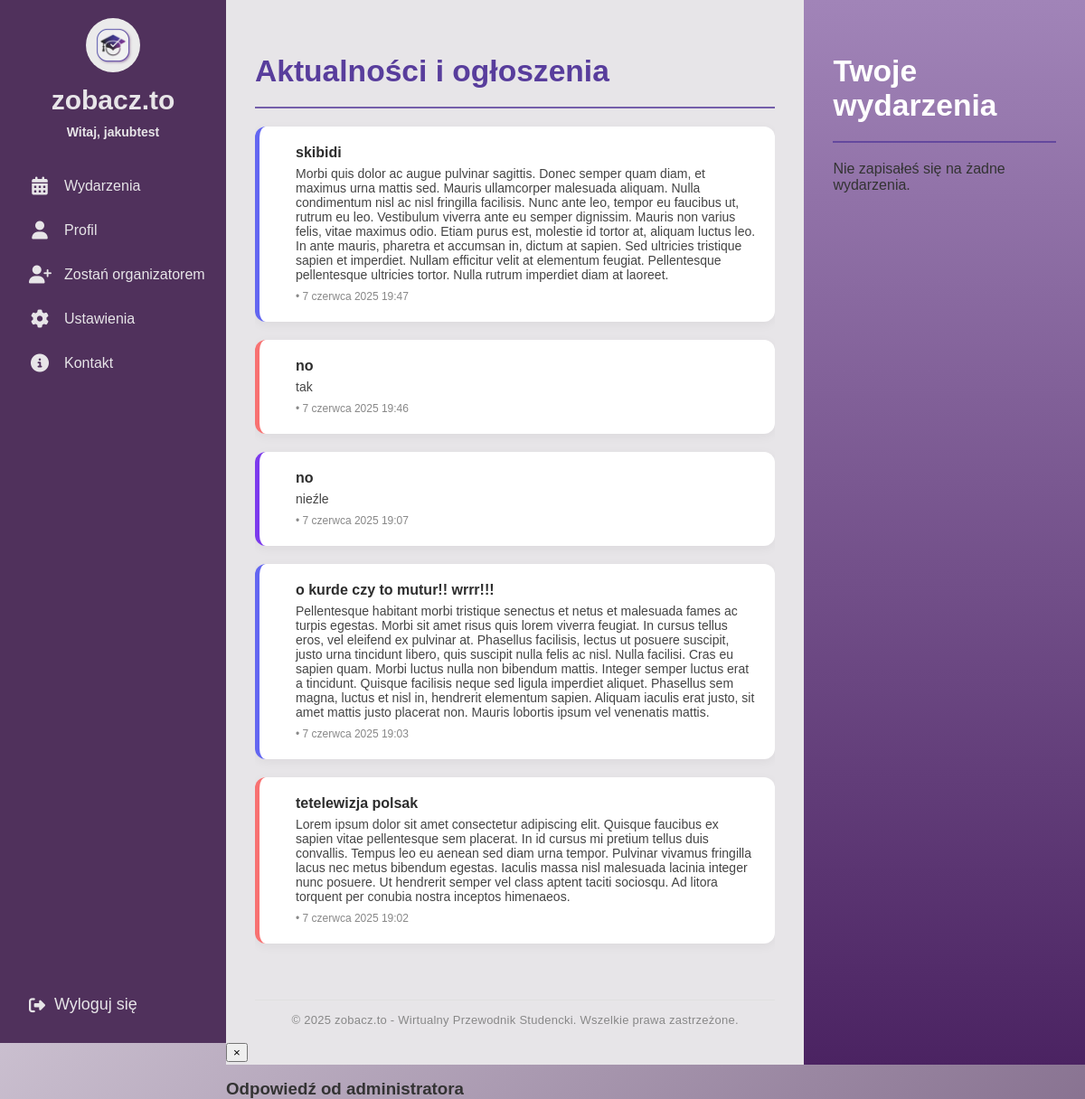
The app's page / (signed in) with its own data.
### events/models.py (models this page shows, shortened)
class Announcement(models.Model):
    CATEGORY_CHOICES = [
        ('ogloszenie', 'Ogłoszenie'),
        ('nowosc', 'Nowość'),
        ('wydarzenie', 'Wydarzenie'),
        ('informacja', 'Informacja'),
        ('edukacja', 'Edukacja'),
    ]
    title = models.CharField(max_length=200)
    content = models.TextField()
    category = models.CharField(max_length=20, choices=CATEGORY_CHOICES)
    created_at = models.DateTimeField(auto_now_add=True)

### events/views.py (the view, shortened to what this page needs)
# urls.py: 2. Add a URL to urlpatterns:  path('', views.home, name='home')
@login_required
def home(request):
    announcements = Announcement.objects.order_by('-created_at')[:5]
    admin_answers = []
    enrolled_events = [] # Initialize
    organizer_events = [] # Initialize
    is_student = False # Initialize boolean flags
    is_organizer = False
    is_admin = False # Initialize is_admin flag
    if request.user.is_authenticated:
        is_student = request.user.groups.filter(name='student').exists()
        is_organizer = request.user.groups.filter(name='organizer').exists()
        is_admin = request.user.groups.filter(name='admin').exists() # Set is_admin flag
        if is_student or is_organizer: # Only fetch answers if user is student or organizer
            admin_answers = ContactMessage.objects.filter(
                user=request.user,
                answer__isnull=False
            ).order_by('-created_at')
        if is_student:
            enrolled_events = Event.objects.filter(eventenrollment__user=request.user).order_by('date')
    context = {
        'announcements': announcements,
        'admin_answers': admin_answers,
        'enrolled_events': enrolled_events, # Always pass
        'organizer_events': organizer_events, # Always pass
        'is_student': is_student, # Always pass boolean flags for template logic
        'is_organizer': is_organizer, # Always pass boolean flags for template logic
        'is_admin': is_admin, # Pass the new is_admin flag
    }
    return render(request, 'home.html', context)

### templates/home.html (shortened to what this page needs)
{% extends "base.html" %}
{% load static %}
{% block content %}
<div class="main-content no-header">
  <div class="home-flex full-height">
    <div class="home-left flat">
      <div class="home-left-content">
        <h2>Aktualności i ogłoszenia</h2>
        <hr class="section-divider">
        <div class="announcement-list">
          {% if announcements %}
            {% for ann in announcements %}
              <div class="announcement-card {{ ann.category }}">
                <div class="announcement-text">
                  <h3>{{ ann.title }}</h3>
                  <p>{{ ann.content }}</p>
                  <span class="meta">{{ ann.category_display }} • {{ ann.created_at }}</span>
                </div>
              </div>
            {% endfor %}
          {% else %}
            <p>Brak ogłoszeń.</p>
          {% endif %}
        </div>
      </div>
      <footer class="site-footer">
        <span>&copy; 2025 zobacz.to - Wirtualny Przewodnik Studencki. Wszelkie prawa zastrzeżone.</span>
      </footer>
    </div>
    <div class="home-right flat">
      {% if user.is_authenticated and user.groups.all.0.name == "student" %}
        <h2>Twoje wydarzenia</h2>
        <hr class="section-divider">
        {% if enrolled_events %}
          <div class="event-list">
            {% for event in enrolled_events %}
              <div class="event-card">
                <div class="event-info">
                  <i class="fa-solid fa-calendar-day event-icon"></i>
                  <div class="event-details">
                    <strong>{{ event.title }}</strong>
                    <span>{{ event.date }}, {{ event.time }}</span>
                  </div>
                </div>
                <span class="badge">Zapisany</span>
              </div>
            {% endfor %}
          </div>
        {% else %}
          <p>Nie zapisałeś się na żadne wydarzenia.</p>
        {% endif %}
      {% endif %}
    </div>
  </div>
</div>
<div id="answer-modal" class="answer-modal">
  <div class="answer-modal-content">
    <button class="answer-modal-close" onclick="closeAnswerModal()">&times;</button>
    <h3>Odpowiedź od administratora</h3>
  </div>
</div>
{% endblock %}

### templates/base.html (shortened to what this page needs)
{% load static %}
<!DOCTYPE html>
<html>
<head>
    <link rel="stylesheet" href="https://cdnjs.cloudflare.com/ajax/libs/font-awesome/6.4.0/css/all.min.css">
    <link rel="stylesheet" href="{% static 'css/home.css' %}">
    <link rel="stylesheet" href="{% static 'css/profile.css' %}">
    <link rel="stylesheet" href="{% static 'css/events.css' %}">
    <link rel="stylesheet" href="{% static 'css/organizer_request_form.css' %}">
    <link rel="stylesheet" href="{% static 'css/organizer_request_sent.css' %}">
    <link rel="stylesheet" href="{% static 'css/organizer_requests_list.css' %}">
</head>
<body>
<div class="sidebar">
  <div class="top">
    <div class="logo">
      <a href="{% url 'home' %}">
        <img src="{% static 'images/logo.jpeg' %}" alt="Logo">
      </a>
      <span class="site-name">zobacz.to</span>
      {% if user.is_authenticated %}
        <span class="username">Witaj, {{ user.username }}</span>
      {% endif %}
    </div>
    <div class="menu">
      <a href="{% url 'events_list' %}">
        <i class="fas fa-calendar-alt"></i>
        <span class="label">Wydarzenia</span>
      </a>
      <a href="{% url 'profile' %}">
        <i class="fas fa-user"></i>
        <span class="label">Profil</span>
      </a>
      {% if user.is_authenticated %}
        {% for group in user.groups.all %}
            {% if group.name == "student" %}
                <a href="{% url 'organizer_request_create' %}">
                    <i class="fas fa-user-plus"></i>
                    <span class="label">Zostań organizatorem</span>
                </a>
            {% endif %}
        {% endfor %}
    {% endif %}
      <a href="#">
        <i class="fas fa-cog"></i>
        <span class="label">Ustawienia</span>
      </a>
      <a href="{% url 'contact' %}">
        <i class="fas fa-info-circle"></i>
        <span class="label">Kontakt</span>
      </a>
    </div>
  </div>
  <div class="bottom">
    <form action="{% url 'logout' %}" method="post">
      <button type="submit">
        <i class="fas fa-sign-out-alt"></i>
        <span class="logout-label">Wyloguj się</span>
      </button>
    </form>
  </div>
</div>
  <main>
    <div class="main-content">
    {% block content %}
    {% endblock content %}
  </main>
</body>
</html>

### static/css/home.css (style rules this page uses)
:root { --light-purple: #CABFCF; --dark-purple: #50315C; --medium-purple: #583D9C; --white: #E7E5E8; --blue-purple: #4941A1; }
body { margin: 0; font-family: 'Arial', sans-serif; background: linear-gradient(135deg, var(--light-purple), var(--dark-purple)); height: 100vh; overflow-x: hidden; }
.main-content { min-height: 100vh; width: calc(100vw - 250px); max-width: calc(100vw - 250px); box-sizing: border-box; padding: 0; margin-left: 250px; transition: none; overflow-y: visible; color: #333; }
.main-content.no-header { padding-top: 0; margin-top: 0; margin-left: 0; }
.full-height { height: calc(100vh - 40px); }
.home-flex { min-height: 60vh; width: 100%; display: flex; gap: 0; align-items: stretch; padding: 0; margin: 0; }
.section-divider { border: none; border-top: 2.5px solid var(--medium-purple); margin: 16px 0 18px 0; width: 100%; opacity: 0.8; margin-bottom: 20px; }
.site-footer { background: var(--white); color: #888; font-size: 13px; text-align: center; padding: 14px 0 10px 0; border-top: 1px solid #e0e0e0; letter-spacing: 0.02em; width: 100%; max-width: 100%; box-sizing: border-box; flex-shrink: 0; }
.sidebar { background-color: var(--dark-purple); width: 250px; display: flex; flex-direction: column; justify-content: space-between; color: var(--white); height: 100vh; position: fixed; left: 0; top: 0; z-index: 10; }
.sidebar .top, .sidebar .bottom { padding: 20px; }
.sidebar .logo { display: flex; flex-direction: column; align-items: center; }
.sidebar .logo img { width: 60px; height: 60px; border-radius: 50%; margin-bottom: 10px; transition: width 0.3s ease, height 0.3s ease; }
.sidebar .logo .site-name { font-size: 30px; font-weight: 700; color: var(--white); margin-bottom: 5px; }
.sidebar .username { font-weight: 600; font-size: 14px; text-align: left; margin-top: 5px; display: block !important; }
.menu { margin-top: 30px; }
.menu a { display: flex; align-items: center; gap: 15px; color: var(--white); text-decoration: none; padding: 12px; border-radius: 8px; transition: background 0.2s; white-space: nowrap; margin-bottom: 5px; }
.menu .label { font-size: 16px; display: block !important; }
.sidebar .menu i { font-size: 20px; min-width: 24px; text-align: center; }
.sidebar .bottom form { margin: 0; }
.sidebar .bottom button { background: none; border: none; color: var(--white); font-size: 18px; cursor: pointer; display: flex; align-items: center; gap: 10px; padding: 12px; width: 100%; text-align: left; border-radius: 8px; transition: background 0.2s; }
.home-left { display: flex; flex-direction: column; flex: 7 1 0; background: var(--white); padding: 32px; height: 100%; overflow: visible; margin: 0; }
.home-left-content { flex: 1; overflow-y: auto; display: flex; flex-direction: column; gap: 20px; }
.home-left h2 { color: var(--medium-purple); font-size: 2.1rem; font-weight: 800; margin-bottom: 0px; }
.home-left-content > .section-divider { margin-top: 0; margin-bottom: 0px; }
.announcement-list { display: flex; flex-direction: column; gap: 20px; }
.announcement-card { background-color: #ffffff; border-radius: 12px; padding: 20px; display: flex; gap: 20px; align-items: flex-start; border-left: 5px solid var(--medium-purple); box-shadow: 0 3px 12px rgba(0, 0, 0, 0.05); }
.announcement-text h3 { margin: 0 0 6px; font-size: 16px; font-weight: 700; color: #2D2D2D; }
.announcement-text p { margin: 0 0 6px; font-size: 14px; color: #444; }
.announcement-text .meta { font-size: 12px; color: #888; }
.announcement-card.ogloszenie { border-left-color: #F87171; }
.announcement-card.nowosc { border-left-color: #7C3AED; }
.announcement-card.informacja { border-left-color: #6366F1; }
.home-right { flex: 3 1 0; background: linear-gradient(to bottom, #a184b8, #4b2362); min-width: 0; max-height: calc(100vh - 40px); border-radius: 0; padding: 32px; height: 100%; overflow-y: auto; margin: 0; }
.home-right h2 { color: #ffffff; font-size: 2.1rem; font-weight: 800; margin-bottom: 20px; }

### static/css/profile.css (style rules this page uses)
.section-divider { border: none; border-top: 2.5px solid var(--medium-purple); margin: 16px 0 18px 0; width: 100%; opacity: 0.8; margin-bottom: 20px; }

### records on screen
Announcement: title "skibidi", content "Morbi quis dolor ac augue pulvinar sagittis. Donec semper quam diam, et maximus urna mattis sed. Mauris ullamcorper malesuada aliquam. Nulla condimentum nisl ac nisl fringilla facilisis. Nunc ante leo, tempor eu faucibus ut, rutrum eu leo. Vestibulum viverra ante eu semper dignissim. Mauris non varius felis, vitae maximus odio. Etiam purus est, molestie id tortor at, aliquam luctus leo. In ante mauris, pharetra et accumsan in, dictum at sapien. Sed ultricies tristique sapien et imperdiet. Nullam efficitur velit at elementum feugiat. Pellentesque pellentesque ultricies tortor. Nulla rutrum imperdiet diam at laoreet.", created_at "7 czerwca 2025 19:47"
Announcement: title "no", content "tak", created_at "7 czerwca 2025 19:46"
Announcement: title "no", content "nieźle", created_at "7 czerwca 2025 19:07"
Announcement: title "o kurde czy to mutur!! wrrr!!!", content "Pellentesque habitant morbi tristique senectus et netus et malesuada fames ac turpis egestas. Morbi sit amet risus quis lorem viverra feugiat. In cursus tellus eros, vel eleifend ex pulvinar at. Phasellus facilisis, lectus ut posuere suscipit, justo urna tincidunt libero, quis suscipit nulla felis ac nisl. Nulla facilisi. Cras eu sapien quam. Morbi luctus nulla non bibendum mattis. Integer semper luctus erat a tincidunt. Quisque facilisis neque sed ligula imperdiet aliquet. Phasellus sem magna, luctus et nisl in, hendrerit elementum sapien. Aliquam iaculis erat justo, sit amet mattis justo placerat non. Mauris lobortis ipsum vel venenatis mattis.", created_at "7 czerwca 2025 19:03"
Announcement: title "tetelewizja polsak", content "Lorem ipsum dolor sit amet consectetur adipiscing elit. Quisque faucibus ex sapien vitae pellentesque sem placerat. In id cursus mi pretium tellus duis convallis. Tempus leo eu aenean sed diam urna tempor. Pulvinar vivamus fringilla lacus nec metus bibendum egestas. Iaculis massa nisl malesuada lacinia integer nunc posuere. Ut hendrerit semper vel class aptent taciti sociosqu. Ad litora torquent per conubia nostra inceptos himenaeos.", created_at "7 czerwca 2025 19:02"

### other values on screen
{{ user.username }} "jakubtest"
